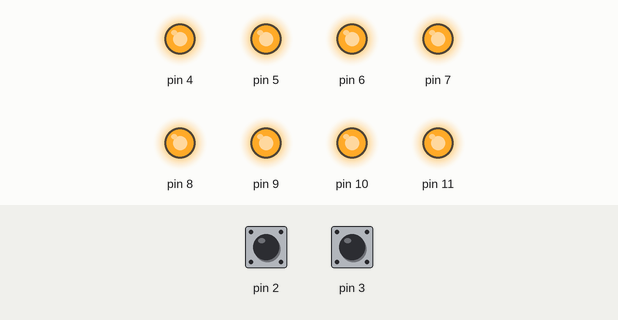
Recording of a sketch running on a simulated Arduino Uno, built with avr-gcc and run on an emulated ATmega328P. Parts: output pins drawn as LEDs (lit = HIGH). Dashed ring = blinking. Inputs (shaded band) come from the test bench; at power-on: pin 2 HIGH, pin 3 HIGH. Sleep ends after the set time or at an interrupt.

Above: at 1.2 s.
1.3 s: pin 2 pulled LOW for 0.15 s
At 1.99 s:
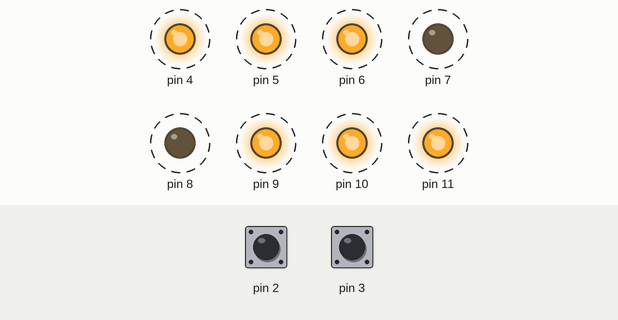
4.3 s: pin 2 pulled LOW for 1 s
At 5.69 s:
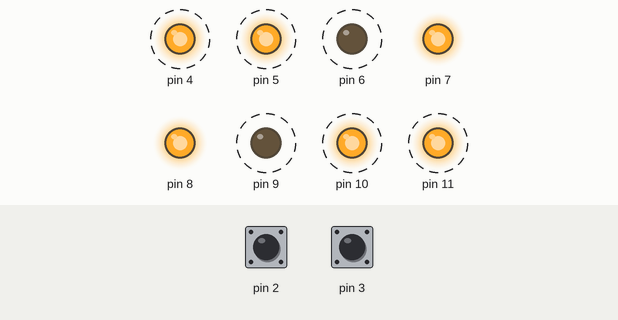
7.5 s: pin 2 pulled LOW for 3.2 s
At 10.94 s:
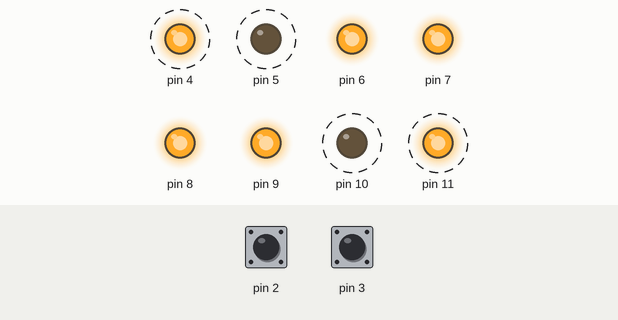
Timing chart, 0 to 14.3 s (numbered marks = the images above; inputs shaded):
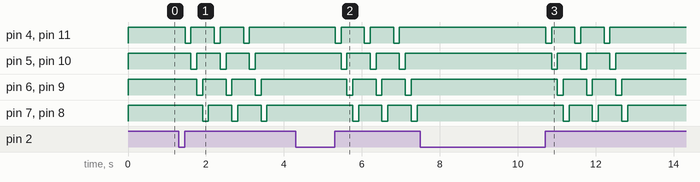

The sketch:

lab15_checkpoint2_2.ino
```cpp
#include <avr/io.h>
#include <avr/interrupt.h>
#include <avr/sleep.h>
#include <util/delay.h>

const uint8_t anim_s1[5] = {0x81, 0x42, 0x24, 0x18, 0x00};
const uint8_t anim_s2[5] = {0x18, 0x24, 0x42, 0x81, 0x00};

volatile uint8_t mode = 0;

void display_led(uint8_t val) {
  val = ~val; // ca
  PORTD = (PORTD & 0x0F) | ((val & 0x0F) << 4);
  PORTB = ((val >> 4) & 0x0F);
}

void play_s1() {
  for (int r = 0; r < 3; r++) {
    for (int i = 0; i < 5; i++) {
      display_led(anim_s1[i]);
      _delay_ms(150);
    }
  }
}

void play_s2() {
  for (int r = 0; r < 3; r++) {
    for (int i = 0; i < 5; i++) {
      display_led(anim_s2[i]);
      _delay_ms(150);
    }
  }
}

ISR(INT0_vect) {
  while (!(PIND & (1 << PIND2)));
  _delay_ms(15);
  mode = 1;
  play_s1();
}

ISR(INT1_vect) {
  while (!(PIND & (1 << PIND3)));
  _delay_ms(15);
  mode = 2;
  play_s2();
}

void setup() {
  DDRD = 0b11110000;  // PD2-3 Input PD4-7 Output
  PORTD = 0b00001100; // Input Pullup
  DDRB = 0b00001111;  // PB0-3 Output

  display_led(0);

  EICRA = 0b00000000; // low level
  EIMSK = 0b00000011;

  sei();
}

void loop() {
  mode = 0;
  set_sleep_mode(SLEEP_MODE_PWR_DOWN);
  sleep_enable();
  sleep_bod_disable();
  sleep_cpu();
  sleep_disable();
}
```

Measured:
- after the input at 1.3 s, pin 4: alternates HIGH for 0.60 s and LOW for 0.15 s, 6 changes in all, then stays HIGH, starting after 0.17 s; pin 5: alternates HIGH for 0.60 s and LOW for 0.15 s, starting after 0.32 s
- after the input at 4.3 s, pin 4: alternates HIGH for 0.60 s and LOW for 0.15 s, starting after 1.0 s; pin 5: alternates HIGH for 0.60 s and LOW for 0.15 s, starting after 1.2 s
- after the input at 7.5 s, pin 4: alternates HIGH for 0.60 s and LOW for 0.15 s, 6 changes in all, then stays HIGH, starting after 3.2 s; pin 5: alternates HIGH for 0.60 s and LOW for 0.15 s, 6 changes in all, then stays HIGH, starting after 3.4 s
